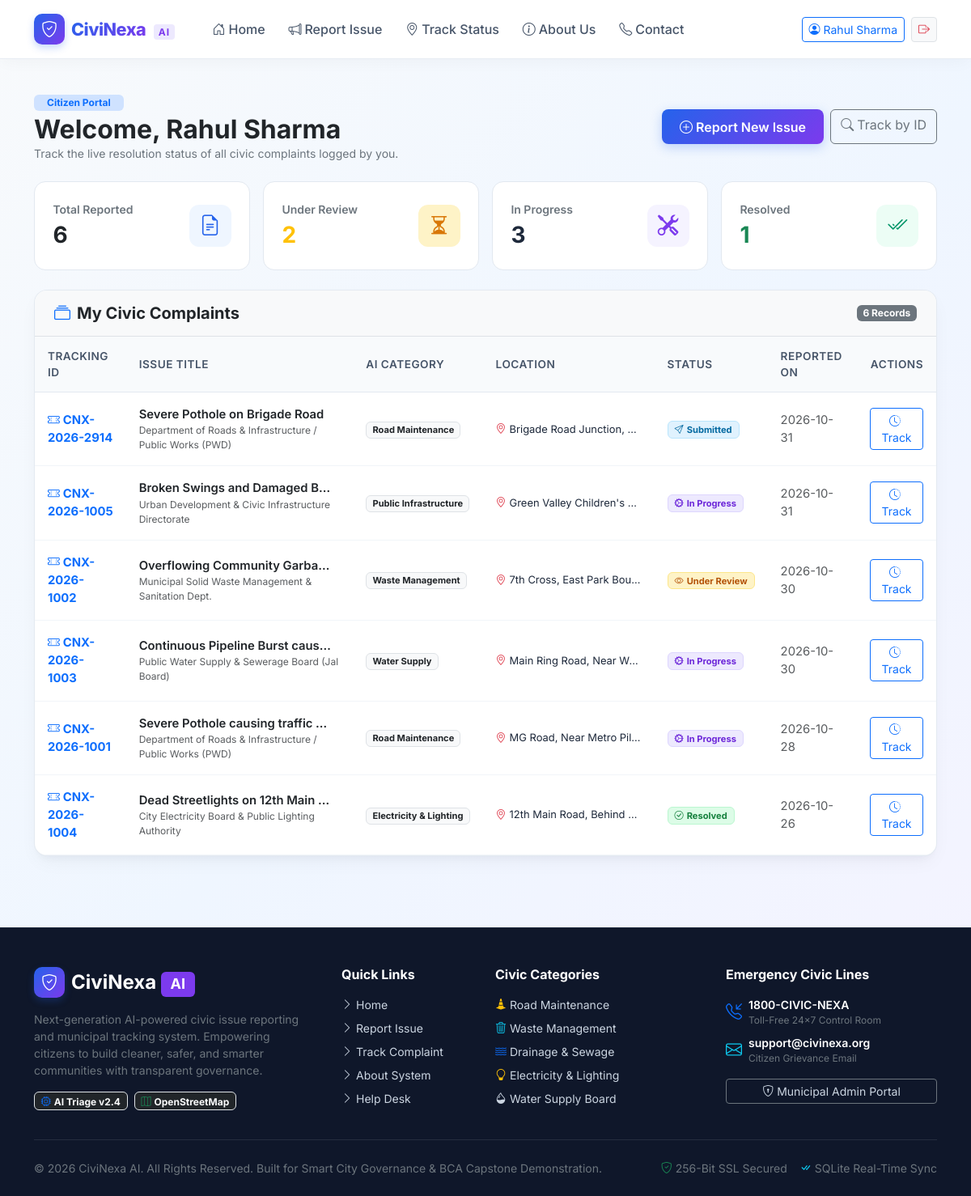
The page /dashboard (signed in) on the database as committed earlier.
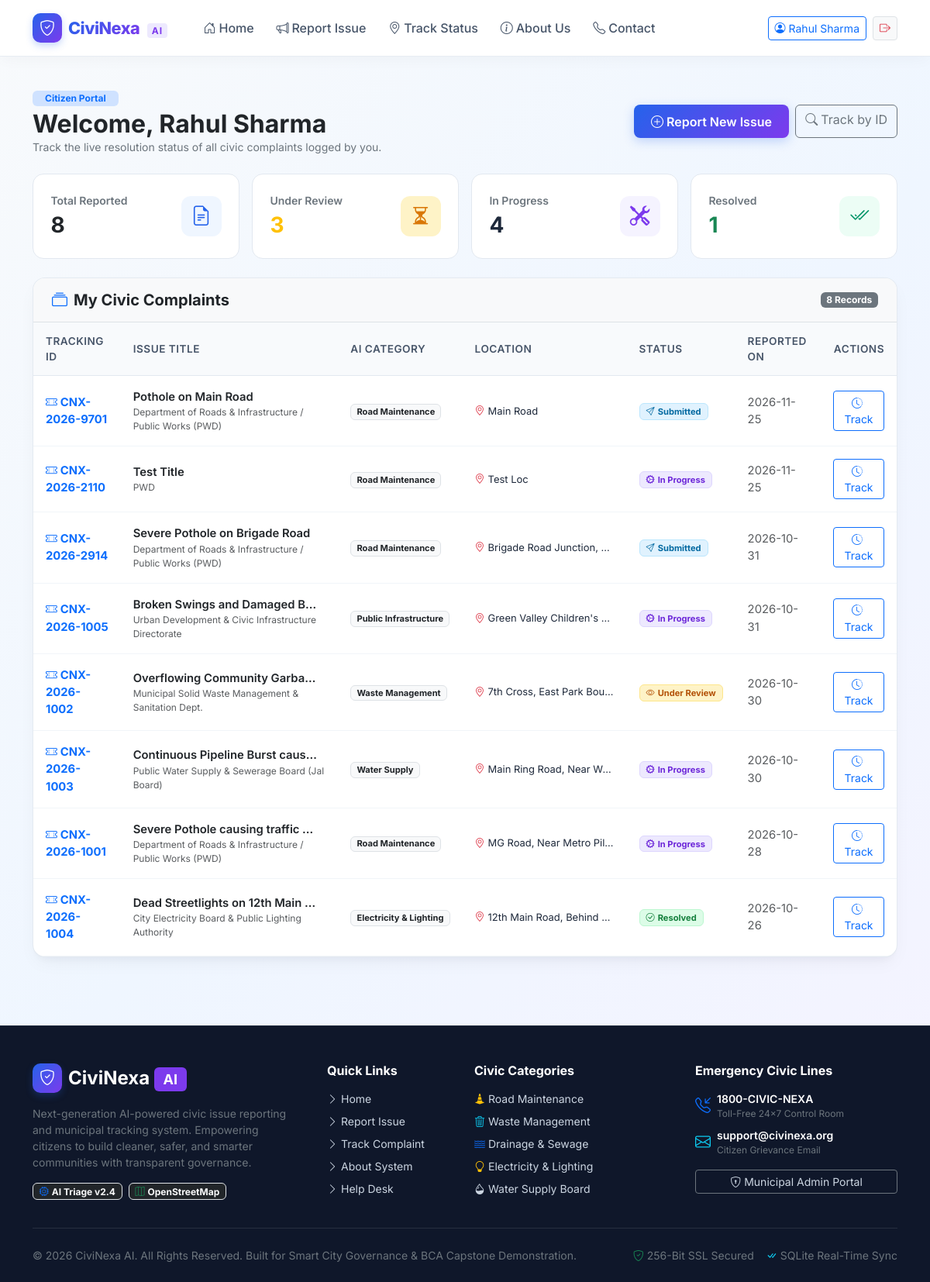
The same page on the database as committed later.
### tables this page shows
CREATE TABLE complaints (
            id INTEGER PRIMARY KEY AUTOINCREMENT,
            complaint_id TEXT UNIQUE NOT NULL,
            user_id INTEGER,
            complaint_title TEXT NOT NULL,
            description TEXT NOT NULL,
            category TEXT NOT NULL,
            suggested_department TEXT NOT NULL,
            location TEXT NOT NULL,
            latitude REAL,
            longitude REAL,
            image_path TEXT,
            status TEXT NOT NULL DEFAULT 'Submitted',
            priority TEXT DEFAULT 'Medium',
            confidence INTEGER DEFAULT 80,
            created_date TIMESTAMP DEFAULT CURRENT_TIMESTAMP,
            updated_date TIMESTAMP DEFAULT CURRENT_TIMESTAMP,
            FOREIGN KEY (user_id) REFERENCES users(id) ON DELETE SET NULL
        );

### app.py (the view)
@app.route("/dashboard")
@login_required
def dashboard():
    user_id = session["user_id"]
    complaints = database.get_complaints_by_user(user_id)
    total_count = len(complaints)
    resolved_count = sum(1 for c in complaints if c["status"] == "Resolved")
    in_progress_count = sum(1 for c in complaints if c["status"] == "In Progress")
    review_count = sum(1 for c in complaints if c["status"] in ("Submitted", "Under Review"))
    return render_template(
        "dashboard.html",
        complaints=complaints,
        total_count=total_count,
        resolved_count=resolved_count,
        in_progress_count=in_progress_count,
        review_count=review_count
    )

### templates/dashboard.html (shortened to what this page needs)
{% extends "base.html" %}
{% block content %}
<div class="container py-4">
  <div class="d-flex flex-column flex-md-row justify-content-between align-items-md-center gap-3 mb-4">
    <div>
      <span class="badge bg-primary-subtle text-primary fw-bold px-3 py-1 mb-1">Citizen Portal</span>
      <h2 class="fw-bold text-dark mb-0">Welcome, {{ session.get('user_name') }}</h2>
      <p class="text-secondary small mb-0">Track the live resolution status of all civic complaints logged by you.</p>
    </div>
    <div class="d-flex gap-2">
      <a href="{{ url_for('report') }}" class="btn btn-brand">
        <i class="bi bi-plus-circle me-1"></i>Report New Issue
      </a>
      <a href="{{ url_for('track') }}" class="btn btn-outline-secondary">
        <i class="bi bi-search me-1"></i>Track by ID
      </a>
    </div>
  </div>
  <div class="row g-3 mb-4">
    <div class="col-6 col-md-3">
      <div class="stat-card">
        <div class="d-flex align-items-center justify-content-between">
          <div>
            <div class="text-secondary small fw-semibold">Total Reported</div>
            <div class="fs-3 fw-bold text-dark">{{ total_count }}</div>
          </div>
          <div class="stat-icon icon-blue">
            <i class="bi bi-file-earmark-text"></i>
          </div>
        </div>
      </div>
    </div>
    <div class="col-6 col-md-3">
      <div class="stat-card">
        <div class="d-flex align-items-center justify-content-between">
          <div>
            <div class="text-secondary small fw-semibold">Under Review</div>
            <div class="fs-3 fw-bold text-warning">{{ review_count }}</div>
          </div>
          <div class="stat-icon icon-amber">
            <i class="bi bi-hourglass-split"></i>
          </div>
        </div>
      </div>
    </div>
    <div class="col-6 col-md-3">
      <div class="stat-card">
        <div class="d-flex align-items-center justify-content-between">
          <div>
            <div class="text-secondary small fw-semibold">In Progress</div>
            <div class="fs-3 fw-bold text-purple">{{ in_progress_count }}</div>
          </div>
          <div class="stat-icon icon-purple">
            <i class="bi bi-tools"></i>
          </div>
        </div>
      </div>
    </div>
    <div class="col-6 col-md-3">
      <div class="stat-card">
        <div class="d-flex align-items-center justify-content-between">
          <div>
            <div class="text-secondary small fw-semibold">Resolved</div>
            <div class="fs-3 fw-bold text-success">{{ resolved_count }}</div>
          </div>
          <div class="stat-icon icon-green">
            <i class="bi bi-check2-all"></i>
          </div>
        </div>
      </div>
    </div>
  </div>
  <div class="card-modern">
    <div class="p-3 px-4 border-bottom d-flex justify-content-between align-items-center bg-light">
      <h5 class="fw-bold mb-0 text-dark"><i class="bi bi-collection me-2 text-primary"></i>My Civic Complaints</h5>
      <span class="badge bg-secondary">{{ complaints|length }} Records</span>
    </div>
    {% if complaints %}
      <div class="table-responsive">
        <table class="table-civic">
          <thead>
            <tr>
              <th>Tracking ID</th>
              <th>Issue Title</th>
              <th>AI Category</th>
              <th>Location</th>
              <th>Status</th>
              <th>Reported On</th>
              <th class="text-end">Actions</th>
            </tr>
          </thead>
          <tbody>
            {% for item in complaints %}
              <tr>
                <td>
                  <a href="{{ url_for('track', complaint_id=item.complaint_id) }}" class="fw-bold text-decoration-none text-primary">
                    <i class="bi bi-ticket-perforated me-1"></i>{{ item.complaint_id }}
                  </a>
                </td>
                <td>
                  <div class="fw-semibold text-dark text-truncate" style="max-width: 240px;">
                    {{ item.complaint_title }}
                  </div>
                  <div class="text-muted small" style="font-size: 0.75rem;">
                    {{ item.suggested_department }}
                  </div>
                </td>
                <td>
                  <span class="badge bg-light text-dark border">
                    {{ item.category }}
                  </span>
                </td>
                <td>
                  <div class="small text-truncate" style="max-width: 180px;" title="{{ item.location }}">
                    <i class="bi bi-geo-alt text-danger me-1"></i>{{ item.location }}
                  </div>
                </td>
                <td>
                  {% if item.status == 'Submitted' %}
                    <span class="badge badge-status-submitted px-2 py-1"><i class="bi bi-send me-1"></i>Submitted</span>
                  {% elif item.status == 'Under Review' %}
                    <span class="badge badge-status-under-review px-2 py-1"><i class="bi bi-eye me-1"></i>Under Review</span>
                  {% elif item.status == 'In Progress' %}
                    <span class="badge badge-status-in-progress px-2 py-1"><i class="bi bi-gear-wide-connected me-1"></i>In Progress</span>
                  {% elif item.status == 'Resolved' %}
                    <span class="badge badge-status-resolved px-2 py-1"><i class="bi bi-check-circle me-1"></i>Resolved</span>
                  {% else %}
                    <span class="badge badge-status-rejected px-2 py-1"><i class="bi bi-x-circle me-1"></i>Rejected</span>
                  {% endif %}
                </td>
                <td class="small text-muted">
                  {{ item.created_date[:10] }}
                </td>
                <td class="text-end">
                  <a href="{{ url_for('track', complaint_id=item.complaint_id) }}" class="btn btn-sm btn-outline-primary" title="View Full Timeline">
                    <i class="bi bi-clock-history me-1"></i>Track
                  </a>
                </td>
              </tr>
            {% endfor %}
          </tbody>
        </table>
      </div>
    {% endif %}
  </div>
</div>
{% endblock %}

### templates/base.html (shortened to what this page needs)
<!DOCTYPE html>
<html lang="en">
<head>
  <link href="https://cdn.jsdelivr.net/npm/bootstrap@5.3.3/dist/css/bootstrap.min.css" rel="stylesheet">
  <link rel="stylesheet" href="https://cdn.jsdelivr.net/npm/bootstrap-icons@1.11.3/font/bootstrap-icons.min.css">
  <link rel="stylesheet" href="https://unpkg.com/leaflet@1.9.4/dist/leaflet.css"/>
  <link rel="stylesheet" href="{{ url_for('static', filename='css/style.css') }}">
</head>
<body>
  <nav class="navbar navbar-expand-lg navbar-civinexa sticky-top">
    <div class="container">
      <a class="navbar-brand d-flex align-items-center gap-2" href="{{ url_for('index') }}">
        <div class="brand-logo-badge">
          <i class="bi bi-shield-check"></i>
        </div>
        <div>
          <span class="brand-text-main">CiviNexa</span>
          <span class="brand-text-sub">AI</span>
        </div>
      </a>
      <div class="collapse navbar-collapse" id="civinexaNav">
        <ul class="navbar-nav me-auto mb-2 mb-lg-0 ms-lg-3">
          <li class="nav-item">
            <a class="nav-link {% if request.endpoint == 'index' %}active{% endif %}" href="{{ url_for('index') }}">
              <i class="bi bi-house-door me-1"></i>Home
            </a>
          </li>
          <li class="nav-item">
            <a class="nav-link {% if request.endpoint == 'report' %}active{% endif %}" href="{{ url_for('report') }}">
              <i class="bi bi-megaphone me-1"></i>Report Issue
            </a>
          </li>
          <li class="nav-item">
            <a class="nav-link {% if request.endpoint == 'track' %}active{% endif %}" href="{{ url_for('track') }}">
              <i class="bi bi-geo-alt me-1"></i>Track Status
            </a>
          </li>
          <li class="nav-item">
            <a class="nav-link {% if request.endpoint == 'about' %}active{% endif %}" href="{{ url_for('about') }}">
              <i class="bi bi-info-circle me-1"></i>About Us
            </a>
          </li>
          <li class="nav-item">
            <a class="nav-link {% if request.endpoint == 'contact' %}active{% endif %}" href="{{ url_for('contact') }}">
              <i class="bi bi-telephone me-1"></i>Contact
            </a>
          </li>
        </ul>
        <div class="d-flex align-items-center gap-2">
          {% if session.get('user_id') %}
            <a href="{{ url_for('dashboard') }}" class="btn btn-sm btn-outline-primary d-flex align-items-center gap-1">
              <i class="bi bi-person-circle"></i>
              <span>{{ session.get('user_name') }}</span>
            </a>
            <a href="{{ url_for('logout') }}" class="btn btn-sm btn-light border text-danger" title="Logout">
              <i class="bi bi-box-arrow-right"></i>
            </a>
          {% endif %}
        </div>
      </div>
    </div>
  </nav>
  <main>
    {% block content %}{% endblock %}
  </main>
  <footer class="footer-civinexa">
    <div class="container">
      <div class="row g-4">
        <div class="col-lg-4">
          <div class="d-flex align-items-center gap-2 mb-3">
            <div class="brand-logo-badge">
              <i class="bi bi-shield-check"></i>
            </div>
            <span class="fs-4 fw-bold text-white">CiviNexa <span class="badge bg-purple" style="background:#7c3aed;">AI</span></span>
          </div>
          <p class="text-secondary small pe-lg-4">
            Next-generation AI-powered civic issue reporting and municipal tracking system. Empowering citizens to build cleaner, safer, and smarter communities with transparent governance.
          </p>
          <div class="d-flex gap-2">
            <span class="badge bg-dark border text-light"><i class="bi bi-cpu me-1 text-primary"></i>AI Triage v2.4</span>
            <span class="badge bg-dark border text-light"><i class="bi bi-map me-1 text-success"></i>OpenStreetMap</span>
          </div>
        </div>
        <div class="col-6 col-lg-2">
          <h6 class="text-white fw-bold mb-3">Quick Links</h6>
          <ul class="list-unstyled small d-flex flex-column gap-2">
            <li><a href="{{ url_for('index') }}"><i class="bi bi-chevron-right me-1"></i>Home</a></li>
            <li><a href="{{ url_for('report') }}"><i class="bi bi-chevron-right me-1"></i>Report Issue</a></li>
            <li><a href="{{ url_for('track') }}"><i class="bi bi-chevron-right me-1"></i>Track Complaint</a></li>
            <li><a href="{{ url_for('about') }}"><i class="bi bi-chevron-right me-1"></i>About System</a></li>
            <li><a href="{{ url_for('contact') }}"><i class="bi bi-chevron-right me-1"></i>Help Desk</a></li>
          </ul>
        </div>
        <div class="col-6 col-lg-3">
          <h6 class="text-white fw-bold mb-3">Civic Categories</h6>
          <ul class="list-unstyled small d-flex flex-column gap-2">
            <li><a href="{{ url_for('report') }}"><i class="bi bi-cone-striped me-1 text-warning"></i>Road Maintenance</a></li>
            <li><a href="{{ url_for('report') }}"><i class="bi bi-trash3 me-1 text-info"></i>Waste Management</a></li>
            <li><a href="{{ url_for('report') }}"><i class="bi bi-water me-1 text-primary"></i>Drainage & Sewage</a></li>
            <li><a href="{{ url_for('report') }}"><i class="bi bi-lightbulb me-1 text-warning"></i>Electricity & Lighting</a></li>
            <li><a href="{{ url_for('report') }}"><i class="bi bi-droplet-half me-1 text-cyan"></i>Water Supply Board</a></li>
          </ul>
        </div>
        <div class="col-lg-3">
          <h6 class="text-white fw-bold mb-3">Emergency Civic Lines</h6>
          <div class="d-flex flex-column gap-2 small">
            <div class="d-flex align-items-center gap-2">
              <i class="bi bi-telephone-inbound text-primary fs-5"></i>
              <div>
                <div class="text-white fw-semibold">1800-CIVIC-NEXA</div>
                <div class="text-secondary" style="font-size:0.75rem;">Toll-Free 24x7 Control Room</div>
              </div>
            </div>
            <div class="d-flex align-items-center gap-2">
              <i class="bi bi-envelope text-info fs-5"></i>
              <div>
                <div class="text-white fw-semibold">support@civinexa.org</div>
                <div class="text-secondary" style="font-size:0.75rem;">Citizen Grievance Email</div>
              </div>
            </div>
            <div class="mt-2">
              <a href="{{ url_for('admin_login') }}" class="btn btn-sm btn-outline-secondary w-100 py-1">
                <i class="bi bi-shield-lock me-1"></i>Municipal Admin Portal
              </a>
            </div>
          </div>
        </div>
      </div>
      <hr class="border-secondary my-4 opacity-25">
      <div class="d-flex flex-column flex-md-row align-items-center justify-content-between small text-secondary">
        <div>&copy; 2026 CiviNexa AI. All Rights Reserved. Built for Smart City Governance & BCA Capstone Demonstration.</div>
        <div class="d-flex gap-3 mt-2 mt-md-0">
          <span><i class="bi bi-shield-check text-success me-1"></i>256-Bit SSL Secured</span>
          <span><i class="bi bi-check-all text-info me-1"></i>SQLite Real-Time Sync</span>
        </div>
      </div>
    </div>
  </footer>
</body>
</html>

Rows that differ between the two databases and show on the page:
added complaints: complaint_id "CNX-2026-9701", complaint_title "Pothole on Main Road", suggested_department "Department of Roads & Infrastructure / Public Works (PWD)", category "Road Maintenance", location "Main Road", status "Submitted" (drawn), created_date "2026-11-25"
added complaints: complaint_id "CNX-2026-2110", complaint_title "Test Title", suggested_department "PWD", category "Road Maintenance", location "Test Loc", status "In Progress" (drawn), created_date "2026-11-25"
Other text that changed with them:
{{ total_count }}: "6" → "8"
{{ review_count }}: "2" → "3"
{{ in_progress_count }}: "3" → "4"
{{ complaints|length }}: "6" → "8"
